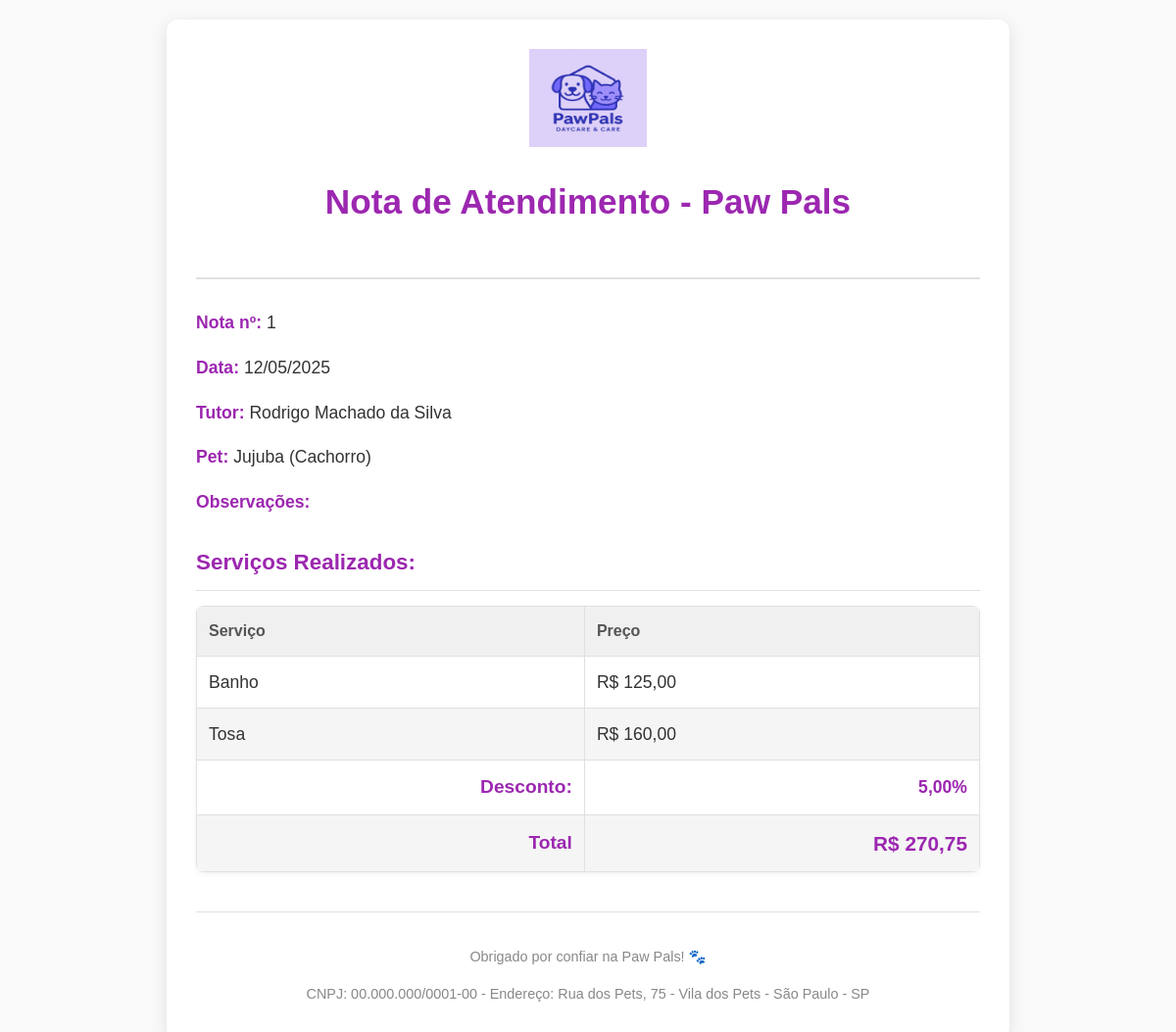
Before: /nota/1/ (signed in) with the older database file.
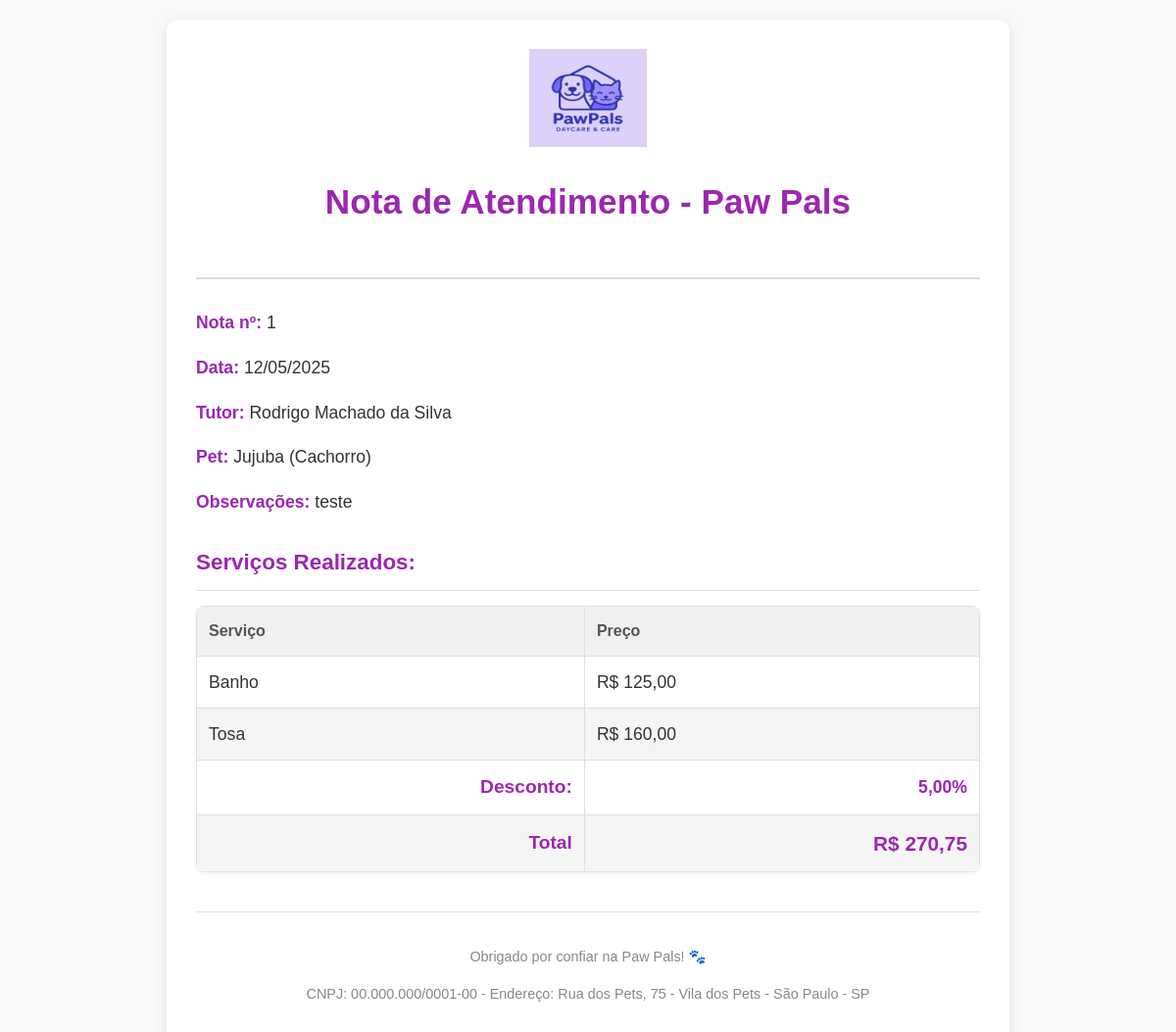
After: the same page with the newer database file.
### klugpet/models.py (models this page shows, shortened)
class Agendamento(models.Model):
    tutor = models.ForeignKey(Tutor, on_delete=models.CASCADE)
    pet = models.ForeignKey(Pet, on_delete=models.CASCADE)
    servicos = models.ManyToManyField(Servico)
    data_agendamento = models.DateField()
    status = models.CharField(max_length=20, choices=[(
        'Sim', 'Sim'),
        ('Não', 'Não')
    ])
    observacoes = models.TextField(blank=True, null=True)
    desconto_percentual = models.DecimalField(max_digits=5, decimal_places=2, default=0)
    valor_total_bruto = models.DecimalField(max_digits=10, decimal_places=2, default=0)
    valor_total = models.DecimalField(max_digits=10, decimal_places=2, default=0)

class Tutor(models.Model):
    nome_completo = models.CharField(max_length=255)
    cpf = models.CharField(max_length=14, unique=True)
    telefone = models.CharField(max_length=20, blank=True, null=True)
    email = models.EmailField(blank=True, null=True)
    endereco = models.TextField(blank=True, null=True)
    cidade = models.TextField(blank=True, null=True)
    estado = models.TextField(blank=True, null=True)
    conheceu = models.TextField(blank=True, null=True)

class Pet(models.Model):
    nome = models.CharField(max_length=100)
    especie = models.CharField(max_length=100)
    raca = models.CharField(max_length=100, blank=True, null=True)
    idade = models.CharField(blank=True, null=True)
    sexo = models.CharField(max_length=100, blank=True, null=True)
    peso = models.FloatField(blank=True, null=True)
    observacoes_medicas = models.TextField(blank=True, null=True)
    foto = models.ImageField(upload_to='pets/', blank=True, null=True)
    tutor = models.ForeignKey(Tutor, on_delete=models.CASCADE)

### klugpet/views.py (the view)
# urls.py: path('nota/<int:agendamento_id>/', views.nota_atendimento, name='nota_atendimento'),
@login_required
def nota_atendimento(request, agendamento_id):
    agendamento = get_object_or_404(
        Agendamento.objects.select_related('pet__tutor').prefetch_related('servicos'),
        id=agendamento_id
    )
    valor_bruto = sum(Decimal(servico.preco) for servico in agendamento.servicos.all())
    desconto_percentual = agendamento.desconto_percentual
    valor_desconto = (valor_bruto * desconto_percentual / 100) if desconto_percentual else Decimal(0)
    valor_total_com_desconto = valor_bruto - valor_desconto
    return render(request, 'nota_atendimento.html', {
        'agendamento': agendamento,
        'valor_bruto': valor_bruto,
        'valor_desconto': valor_desconto,
        'valor_total_com_desconto': valor_total_com_desconto
    })

### klugpet/templates/nota_atendimento.html (shortened to what this page needs)
{% load static %}
<!DOCTYPE html>
<html lang="pt-br">
<head>
</head>
<body>
    <div class="container">
        <div class="header">
            <img src="{% static 'img/logo_daycare.png' %}" alt="Logo" class="logo" width="120" height="120">
            <h2>Nota de Atendimento - Paw Pals</h2>
        </div>
        <div class="info">
            <p><strong>Nota nº:</strong> {{ agendamento.id }}</p>
            <p><strong>Data:</strong> {{ agendamento.data_agendamento|date:"d/m/Y" }}</p>
            <p><strong>Tutor:</strong> {{ agendamento.tutor.nome_completo }}</p>
            <p><strong>Pet:</strong> {{ agendamento.pet.nome }} ({{ agendamento.pet.especie }})</p>
            <p><strong>Observações:</strong> {{ agendamento.observacoes }}</p>
        </div>
        <div class="tabela">
            <h4>Serviços Realizados:</h4>
            <table>
                <tr>
                    <th>Serviço</th>
                    <th>Preço</th>
                </tr>
                {% for servico in agendamento.servicos.all %}
                <tr>
                    <td>{{ servico.nome_servico }}</td>
                    <td>R$ {{ servico.preco|floatformat:2 }}</td>
                </tr>
                {% endfor %}
                <tr>
                    <td class="total">Desconto:</td>
                    <td class="total desconto">{{ agendamento.desconto_percentual|floatformat:2 }}%</td>
                </tr>
                <tr>
                    <td class="total">Total</td>
                    <td class="total total-value">R$ {{ agendamento.valor_total|floatformat:2 }}</td>
                </tr>
            </table>
        </div>
        <div class="footer">
            <p>Obrigado por confiar na Paw Pals! 🐾</p>
            <p>CNPJ: 00.000.000/0001-00 - Endereço: Rua dos Pets, 75 - Vila dos Pets - São Paulo - SP</p>
        </div>
    </div>
</body>
</html>

Changed rows visible on the page:
changed Agendamento "Rodrigo Machado da Silva": observacoes (not shown) → "teste"
